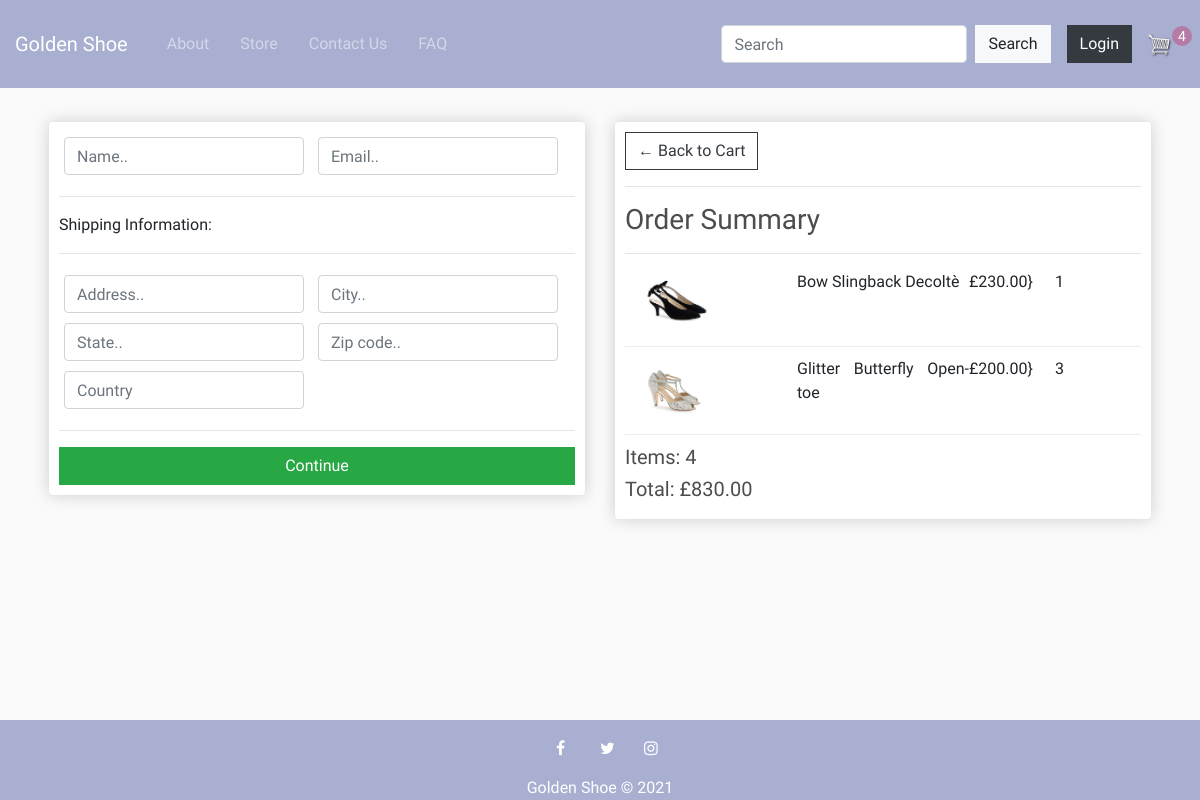
/checkout/ (signed in), run on an earlier commit of the app's database.
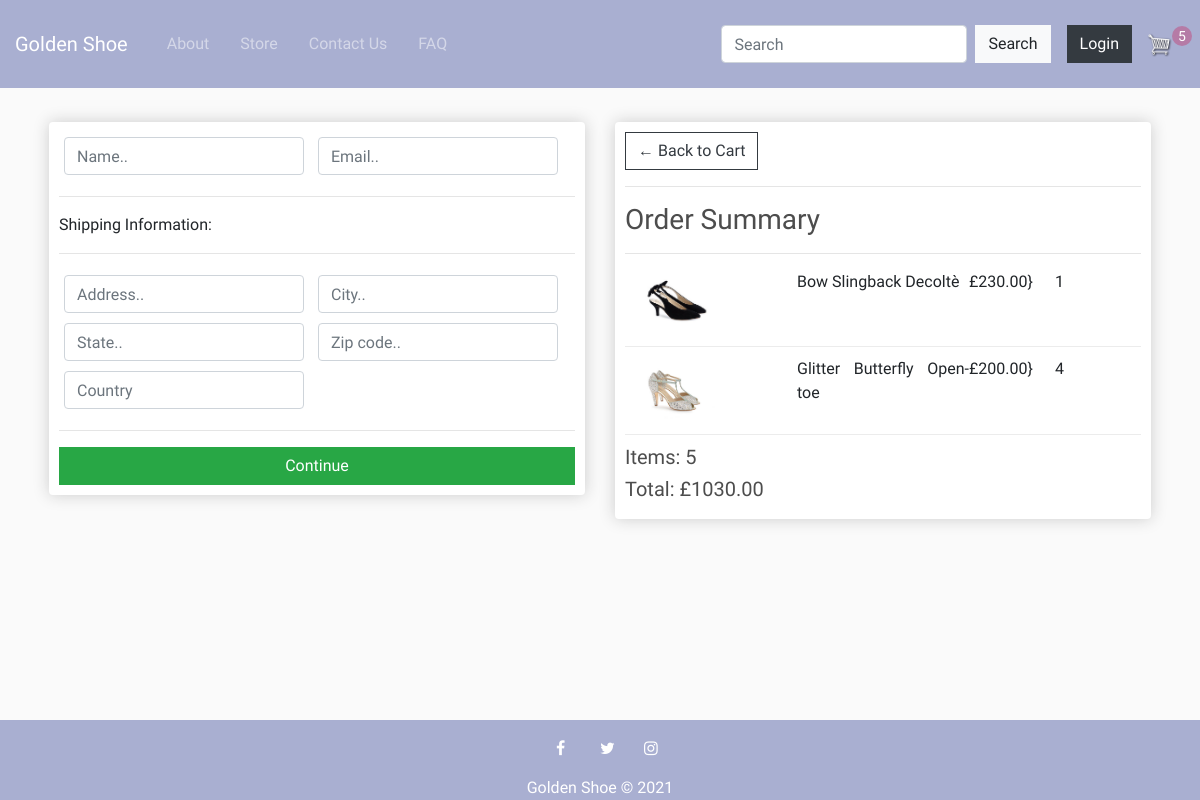
And on a later commit of the database.
### store/models.py (models this page shows, shortened)
class OrderItem(models.Model):
    product = models.ForeignKey(Product, on_delete=models.SET_NULL, blank=True, null=True)
    order = models.ForeignKey(Order, on_delete=models.SET_NULL, blank=True, null=True)
    quantity = models.IntegerField(default=0, null=True, blank=True)
    date_added = models.DateTimeField(auto_now_add=True)
    @property
    def get_total(self):
        total = self.product.price * self.quantity
        return total

class Order(models.Model):
    customer = models.ForeignKey(Customer, on_delete=models.SET_NULL, blank=True, null=True)
    date_ordered = models.DateTimeField(auto_now_add=True)
    complete = models.BooleanField(default=False, null=True, blank=False)
    transaction_id = models.CharField(max_length=200, null=True)
    @property
    def shipping(self):
        shipping = False
        orderitems = self.orderitem_set.all()
        for i in orderitems:
            shipping = True
        return shipping
    @property
    def get_cart_total(self):
        orderitems = self.orderitem_set.all()
        total = sum([item.get_total for item in orderitems])
        return total
    @property
    def get_cart_items(self):
        orderitems = self.orderitem_set.all()
        total = sum([item.quantity for item in orderitems])
        return total

class Product(models.Model):
    name = models.CharField(max_length=200, null=True)
    price = models.FloatField()
    digital = models.BooleanField(default=False, null=True, blank=False)
    image = models.ImageField(null=True, blank=True)

### store/views.py (the view)
# urls.py: path('checkout/', views.checkout, name="checkout"),
def checkout(request):
    if request.user.is_authenticated:
        customer = request.user.customer
        order, created = Order.objects.get_or_create(customer=customer, complete=False)
        items = order.orderitem_set.all()
        cartItems = order.get_cart_items
    else:
        items = []
        order = {'get_cart_total': 0, 'get_cart_items': 0}
        cartItems = order['get_cart_items']
    context = {'items': items, 'order': order, 'cartItems': cartItems}
    return render(request, 'store/checkout.html', context)

### store/templates/store/checkout.html (shortened to what this page needs)
{% extends 'store/main.html' %}
{% load static %}
{% block content %}
     <div class="row">
		<div class="col-lg-6">
			<div class="box-element" id="form-wrapper">
				<form id="form">
					<div id="user-info">
						<div class="form-field">
							<input required class="form-control" type="text" name="name" placeholder="Name..">
						</div>
						<div class="form-field">
							<input required class="form-control" type="email" name="email" placeholder="Email..">
						</div>
					</div>
					<div id="shipping-info">
						<hr>
						<p>Shipping Information:</p>
						<hr>
						<div class="form-field">
							<input class="form-control" type="text" name="address" placeholder="Address..">
						</div>
						<div class="form-field">
							<input class="form-control" type="text" name="city" placeholder="City..">
						</div>
						<div class="form-field">
							<input class="form-control" type="text" name="state" placeholder="State..">
						</div>
						<div class="form-field">
							<input class="form-control" type="text" name="zipcode" placeholder="Zip code..">
						</div>
						<div class="form-field">
							<input class="form-control" type="text" name="country" placeholder="Country">
						</div>
					</div>
					<hr>
					<input id="form-button" class="btn btn-success btn-block" type="submit" value="Continue">
				</form>
			</div>
			<br>
		</div>
		<div class="col-lg-6">
			<div class="box-element">
				<a  class="btn btn-outline-dark" href="{% url 'cart' %}">&#x2190; Back to Cart</a>
				<hr>
				<h3>Order Summary</h3>
				<hr>
				{% for item in items %}
				<div class="cart-row">
					<div style="flex:2"><img class="row-image" src="{{item.product.image.url}}"></div>
					<div style="flex:2"><p>{{item.product.name}}</p></div>
					<div style="flex:1"><p>£{{item.product.price|floatformat:2}}}</p></div>
					<div style="flex:1"><p>{{item.quantity}}</p></div>
				</div>
				{% endfor %}
				<h5>Items:   {{order.get_cart_items}}</h5>
				<h5>Total:   £{{order.get_cart_total|floatformat:2}}</h5>
			</div>
		</div>
	</div>
{% endblock content %}

What changed in the data, as far as the page shows it:
changed OrderItem "Glitter Butterfly Open-toe": quantity "3" → "4"
changed through a linked row, Order: get_cart_items "4" → "5"; get_cart_total "830.00" → "1030.00"
Also different on the page:
{{ cartItems }}: "4" → "5"
